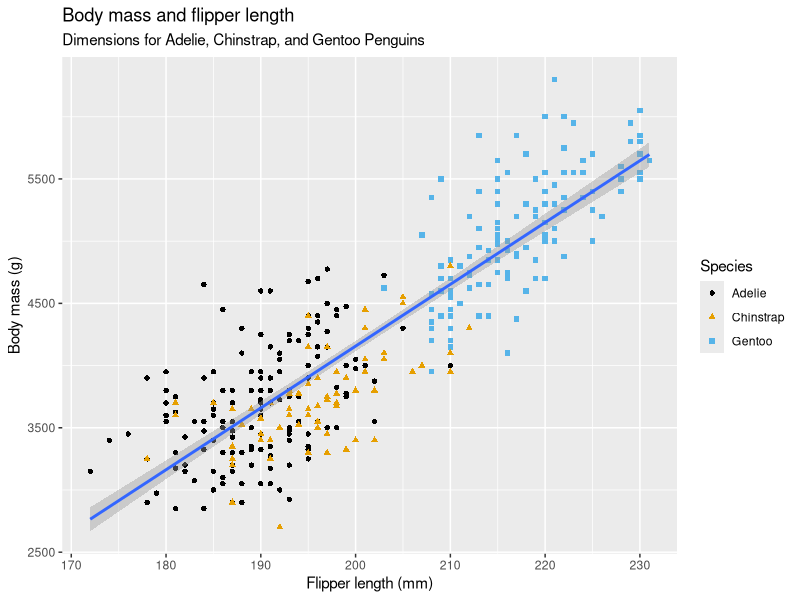
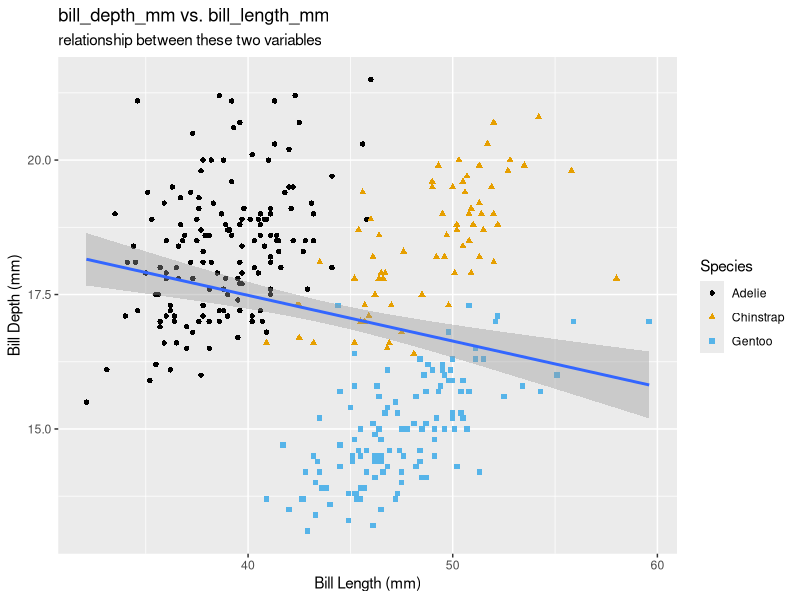
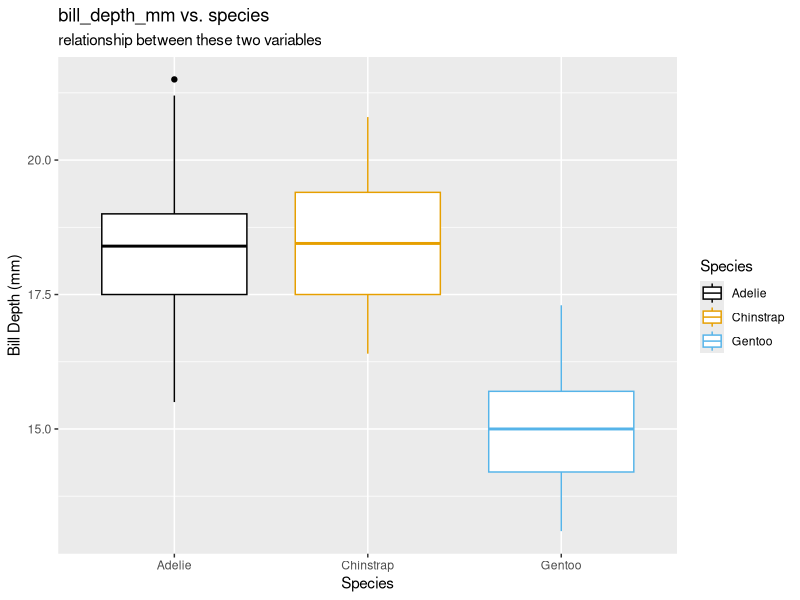
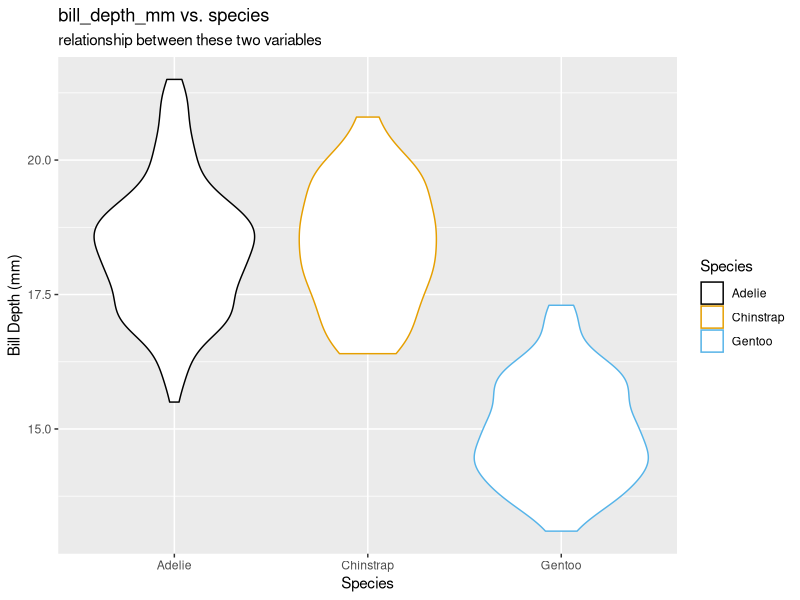
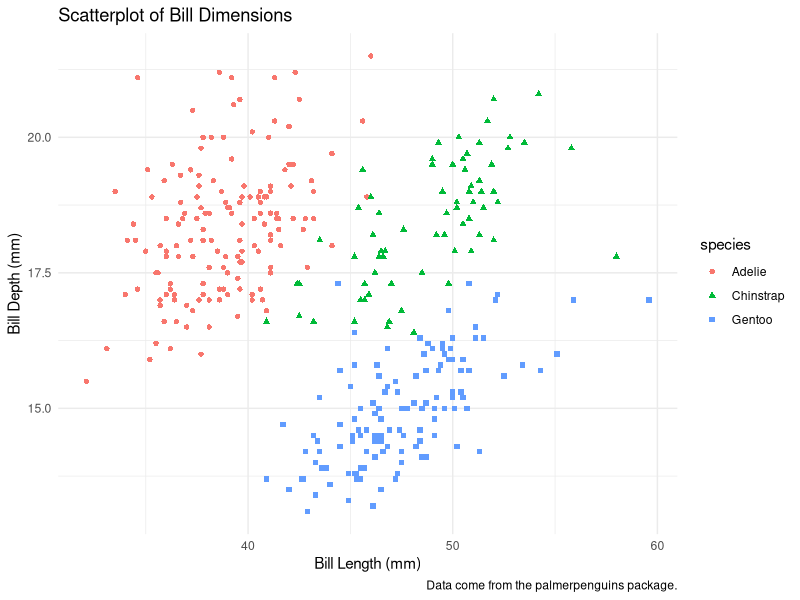
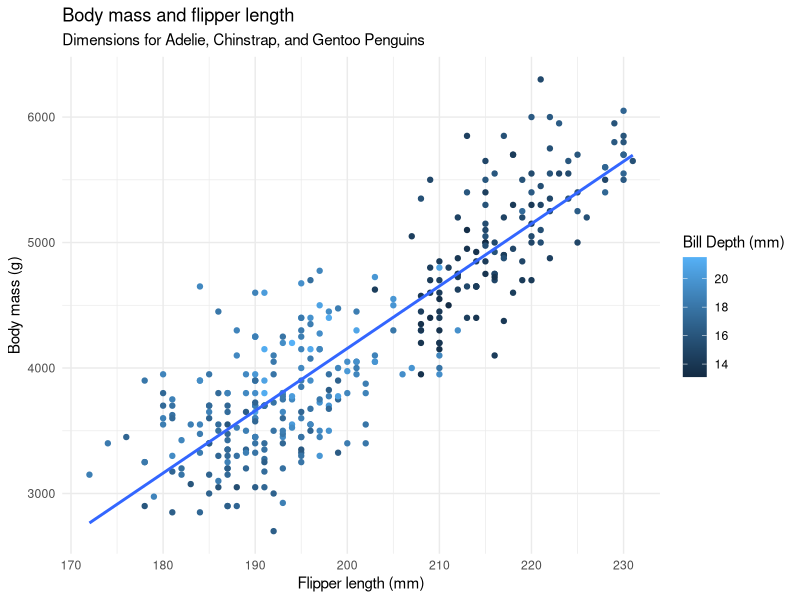
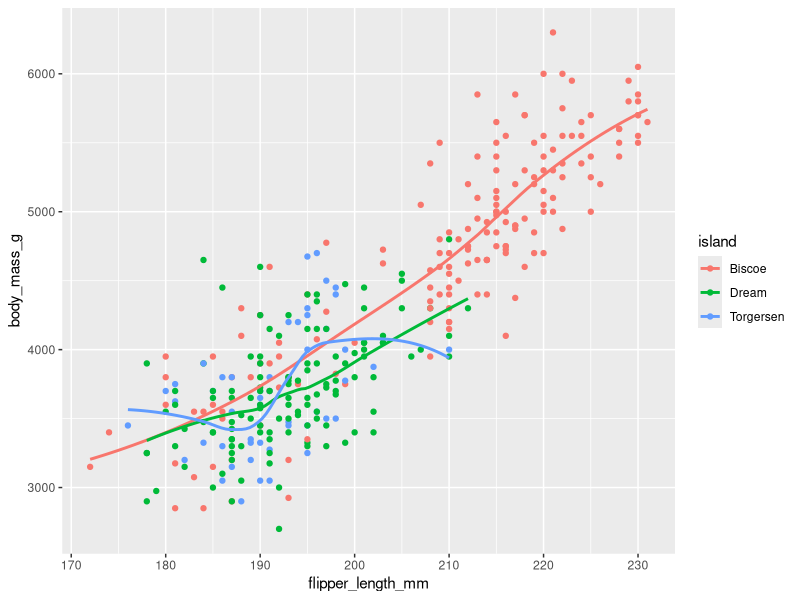
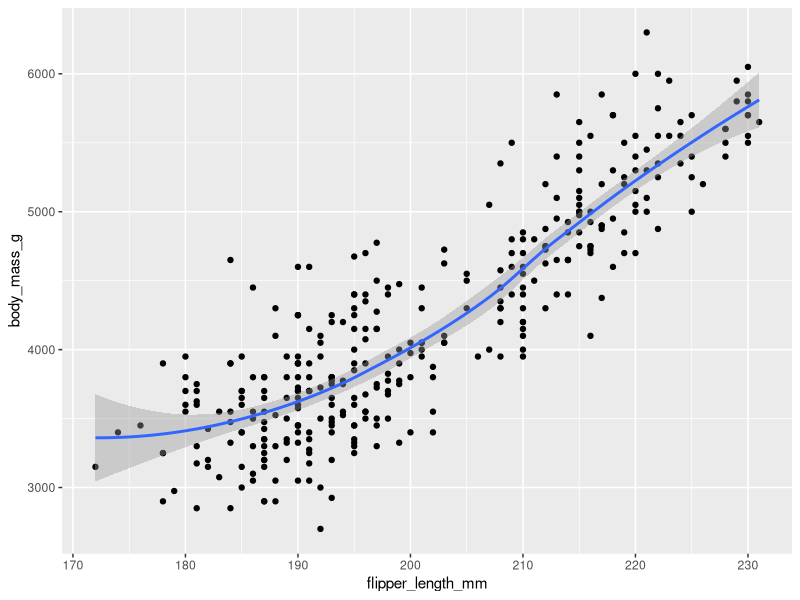

Here is the R script that generated these plots, in order:
install.packages(c("tidyverse", "ggthemes", "palmerpenguins"))

library(tidyverse)
library(palmerpenguins)
library(ggthemes)

penguins
glimpse(penguins)
View(penguins)

ggplot(
  data = penguins,
  mapping = aes(x = flipper_length_mm, y = body_mass_g)
) +
  geom_point(aes(color = species, shape = species)) +
  geom_smooth(method = "lm") + # lm = linear model
  labs(
    title = "Body mass and flipper length",
    subtitle = "Dimensions for Adelie, Chinstrap, and Gentoo Penguins",
    x = "Flipper length (mm)", y = "Body mass (g)",
    color = "Species", shape = "Species"
  ) +
  scale_color_colorblind()

dim(penguins)
?penguins

# Make a scatterplot of bill_depth_mm vs. bill_length_mm.
# That is, make a scatterplot with bill_depth_mm on the y-axis and bill_length_mm on the x-axis.
# Describe the relationship between these two variables.
ggplot(
  data = penguins,
  mapping = aes(x = bill_length_mm, y = bill_depth_mm)
) +
  geom_point(aes(color = species, shape = species)) +
  geom_smooth(method = "lm") + # lm = linear model
  labs(
    title = "bill_depth_mm vs. bill_length_mm",
    subtitle = "relationship between these two variables",
    x = "Bill Length (mm)", y = "Bill Depth (mm)",
    color = "Species", shape = "Species"
  ) +
  scale_color_colorblind()

# What happens if you make a scatterplot of species vs. bill_depth_mm?
# What might be a better choice of geom?
ggplot(
  data = penguins,
  mapping = aes(x = species, y = bill_depth_mm)
) +
  geom_boxplot(aes(color = species, shape = species)) +
  labs(
    title = "bill_depth_mm vs. species",
    subtitle = "relationship between these two variables",
    x = "Species", y = "Bill Depth (mm)",
    color = "Species", shape = "Species"
  ) +
    scale_color_colorblind()

ggplot(
  data = penguins,
  mapping = aes(x = species, y = bill_depth_mm)
) +
  geom_violin(aes(color = species, shape = species)) +
  labs(
    title = "bill_depth_mm vs. species",
    subtitle = "relationship between these two variables",
    x = "Species", y = "Bill Depth (mm)",
    color = "Species", shape = "Species"
  ) +
  scale_color_colorblind()

ggplot(
  data = penguins,
  mapping = aes(x = bill_length_mm, y = bill_depth_mm)
) +
  geom_point(na.rm = TRUE, aes(color = species, shape = species)) +
  labs(
    title = "Scatterplot of Bill Dimensions",
    caption = "Data come from the palmerpenguins package.",
    x = "Bill Length (mm)",
    y = "Bill Depth (mm)"
  ) +
  theme_minimal()

ggplot(
  data = penguins,
  mapping = aes(x = flipper_length_mm, y = body_mass_g)
) +
  geom_point(aes(color = bill_depth_mm), na.rm = TRUE) +
  geom_smooth(method = "lm", na.rm = TRUE, se = FALSE) +
    labs(
        title = "Body mass and flipper length",
        subtitle = "Dimensions for Adelie, Chinstrap, and Gentoo Penguins",
        x = "Flipper length (mm)", y = "Body mass (g)",
        color = "Bill Depth (mm)"
    ) +
  theme_minimal()

ggplot(
  data = penguins,
  mapping = aes(x = flipper_length_mm, y = body_mass_g, color = island)
) +
  geom_point() +
  geom_smooth(se = FALSE)

ggplot(
  data = penguins,
  mapping = aes(x = flipper_length_mm, y = body_mass_g)
) +
  geom_point() +
  geom_smooth()

ggplot() +
  geom_point(
    data = penguins,
    mapping = aes(x = flipper_length_mm, y = body_mass_g)
  ) +
  geom_smooth(
    data = penguins,
    mapping = aes(x = flipper_length_mm, y = body_mass_g)
  )